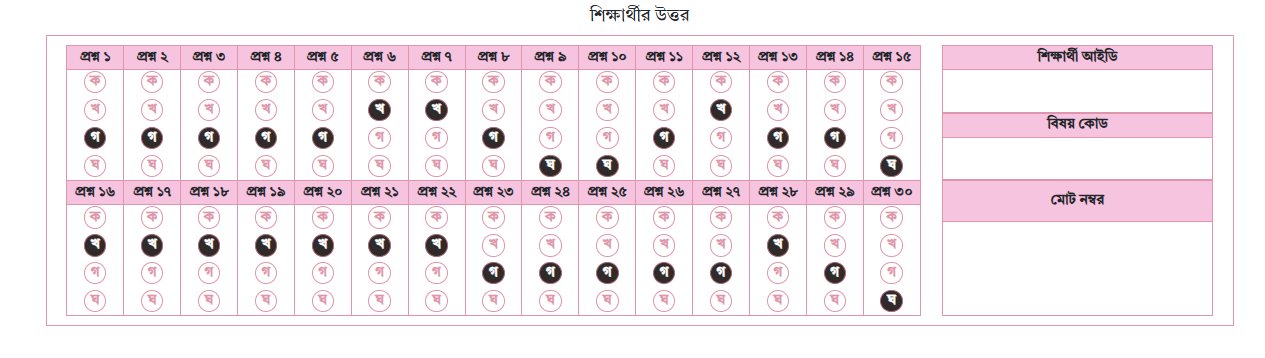
#> input picture omr5.png, 1265 x 358 px, found by its file name
$ python main-v-22.py
#> lines starting #> are read from the running program, lines starting #| are printed output that depends on the picture; after the words box and inside, x2 and y2 are one past the last pixel; in counts of white or black regions, pixels touching at a corner belong together
import cv2
import numpy as np
import os
from PIL import Image, ImageDraw, ImageFont

# --- Section 1: Image Preprocessing and Splitting ---

def display_and_split_biggest_rectangle_part(image_path):
    """
    Loads an image, finds the biggest rectangular part (assumed to be the OMR sheet),
    and splits it into the answer section (left) and info section (right),
    returning them as NumPy arrays and the bounding box of the main OMR part.

    Args:
        image_path (str): The path to the input image file.

    Returns:
        tuple: (answer_section_img, info_section_img, biggest_rect_bbox)
               where biggest_rect_bbox is (x, y, w, h) of the detected OMR sheet,
               or (None, None, None) if the image cannot be loaded or no rectangle is found.
    """
#> called with image_path = 'omr5.png'
    image = cv2.imread(image_path)
#> image is the input picture: shape (358, 1265, 3); mean B, G, R 238.9, 234.2, 244.9

    if image is None:
        print(f"❌ Error: Could not load image from {image_path}")
        return None, None, None # Return None for all on failure

    # Convert to grayscale for contour detection
    gray = cv2.cvtColor(image, cv2.COLOR_BGR2GRAY)
    # Apply binary inverse threshold to make text/marks white and background black
    # This helps in finding contours of the main OMR area. Adjust threshold if needed.
    _, thresh = cv2.threshold(gray, 200, 255, cv2.THRESH_BINARY_INV)
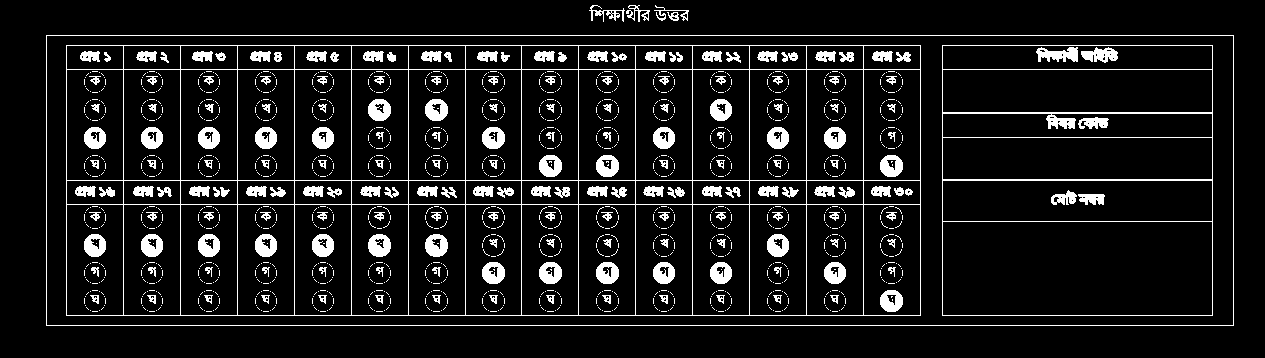
#> thresh: shape (358, 1265); 9.6% white; 1585 white regions (1389 under 20 px)

    # Find contours in the thresholded image
    contours, _ = cv2.findContours(thresh, cv2.RETR_EXTERNAL, cv2.CHAIN_APPROX_SIMPLE)
#> contours = 5 contours; box (x1, y1, x2, y2) and area: (46, 35, 1234, 326) 344230, (589, 5, 625, 22) 130, (626, 5, 650, 22) 106, (654, 5, 689, 21) 64, (667, 12, 679, 21) 56

    biggest_rect_bbox = None
    max_area = 0

    # Iterate through contours to find the largest quadrilateral (rectangle)
    for contour in contours:
        perimeter = cv2.arcLength(contour, True)
        # Approximate the contour to a polygon. 0.02 * perimeter is a common epsilon.
        approx = cv2.approxPolyDP(contour, 0.02 * perimeter, True)

        # Check if the approximated contour has 4 vertices (a quadrilateral)
        # and if its area is significant enough to be considered the OMR sheet.
        # Area threshold (1000) might need adjustment based on image resolution.
        if len(approx) == 4 and cv2.contourArea(approx) > 1000:
            x, y, w, h = cv2.boundingRect(approx) # Get bounding rectangle coordinates
            area = w * h
            if area > max_area: # Keep track of the biggest rectangle found
                max_area = area
                biggest_rect_bbox = (x, y, w, h)
#> this loop made 5 passes
#> (perimeter, approx, x, y, w, h, area, max_area) on pass 1: (2954, [[46, 35], [46, 325], [1233, 325], [1233, 35]], 46, 35, 1188, 291, 345708, 345708)
#> after the loop, max_area = 345708

    if biggest_rect_bbox:
        x, y, w, h = biggest_rect_bbox
        # Crop the biggest rectangular part from the original image
        rectangular_part = image[y:y + h, x:x + w]
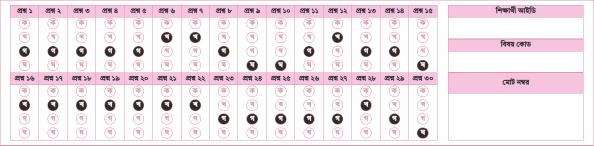
#> rectangular_part: shape (291, 1188, 3) (shown at 1/2 size); mean B, G, R 234.1, 228.1, 242.1

        # Split into initial answer section (left 75% width) and info section (right 25% width)
        # These percentages are assumptions based on typical OMR layouts and might need tuning.
        answer_section_with_outer = rectangular_part[:, 0:int(0.75 * w)]
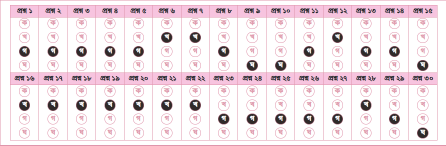
#> answer_section_with_outer: shape (291, 891, 3) (shown at 1/2 size); mean B, G, R 232, 226.6, 239.8
        info_section_with_outer = rectangular_part[:, int(0.75 * w):]

        # Function to find the main content within a section (removing surrounding white borders)
        def crop_white_borders(section_image):
            if section_image is None or section_image.size == 0:
                return section_image, (0, 0, 0, 0) # Return empty if input is empty
            gray_section = cv2.cvtColor(section_image, cv2.COLOR_BGR2GRAY)
            # Re-threshold the section to find its internal content
            _, thresh_section = cv2.threshold(gray_section, 200, 255, cv2.THRESH_BINARY_INV)
            contours_section, _ = cv2.findContours(thresh_section, cv2.RETR_EXTERNAL, cv2.CHAIN_APPROX_SIMPLE)

            if contours_section:
                # Find the largest contour within the section and crop to its bounding box
                largest_contour_section = max(contours_section, key=cv2.contourArea)
                x_sec, y_sec, w_sec, h_sec = cv2.boundingRect(largest_contour_section)
                cropped_img = section_image[y_sec:y_sec + h_sec, x_sec:x_sec + w_sec]
                return cropped_img, (x_sec, y_sec, w_sec, h_sec)
            return section_image, (0, 0, section_image.shape[1], section_image.shape[0]) # Return original if no significant contours found

        # Apply border cropping to both sections
        answer_section_without_outer, _ = crop_white_borders(answer_section_with_outer)
#> in crop_white_borders, `_, thresh_section = cv2.threshold(gray_section, 200, 255, cv2.THRESH_B..`:
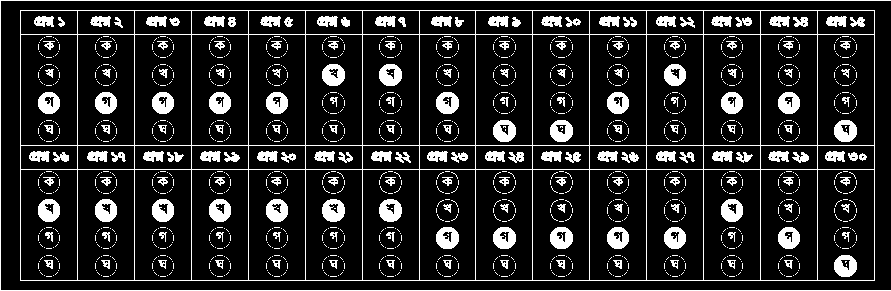
#> thresh_section: shape (291, 891); 14.4% white; 1575 white regions (1389 under 20 px)
#> in crop_white_borders, `contours_section, _ = cv2.findContours(thresh_section, cv2.RETR_EXTERN..`: contours_section = 2 contours, 1 with area under 20; largest, box (x1, y1, x2, y2) and area: (20, 10, 875, 281) 230580
#> in crop_white_borders, `largest_contour_section = max(contours_section, key=cv2.contourArea)`: largest_contour_section = [[20, 10], [20, 280], [874, 280], [874, 10]]
#> in crop_white_borders, `x_sec, y_sec, w_sec, h_sec = cv2.boundingRect(largest_contour_section)`: x_sec = 20; y_sec = 10; w_sec = 855; h_sec = 271
        info_section_without_outer, info_section_inner_bbox = crop_white_borders(info_section_with_outer) # Get inner bbox too
#> in crop_white_borders (call 2), `_, thresh_section = cv2.threshold(gray_section, 200, 255, cv2.THRESH_B..`:
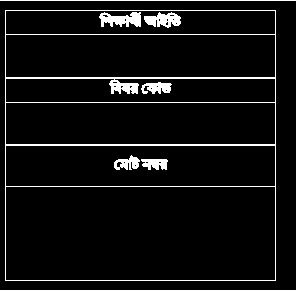
#> thresh_section: shape (291, 297); 6.5% white in thin lines or dots
#> in crop_white_borders (call 2), `contours_section, _ = cv2.findContours(thresh_section, cv2.RETR_EXTERN..`: contours_section = 2 contours, 1 with area under 20; largest, box (x1, y1, x2, y2) and area: (5, 10, 276, 281) 72900
#> in crop_white_borders (call 2), `largest_contour_section = max(contours_section, key=cv2.contourArea)`: largest_contour_section = [[5, 10], [5, 280], [275, 280], [275, 10]]
#> in crop_white_borders (call 2), `x_sec, y_sec, w_sec, h_sec = cv2.boundingRect(largest_contour_section)`: x_sec = 5; w_sec = 271
#> in crop_white_borders (call 2), `cropped_img = section_image[y_sec:y_sec + h_sec, x_sec:x_sec + w_sec]`:
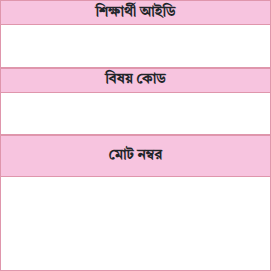
#> cropped_img: shape (271, 271, 3); mean B, G, R 238.8, 229.8, 248
#> info_section_inner_bbox = (5, 10, 271, 271)

        print("✅ Main OMR sheet sections extracted (in memory).")
        return answer_section_without_outer, info_section_without_outer, biggest_rect_bbox
    else:
        print("❌ No significant rectangular OMR sheet found. Try adjusting the threshold or contour area.")
        return None, None, None # Return None for all on failure

def extract_info_sections(info_section_image):
    """
    Extracts the 'শিক্ষার্থী আইডি', 'বিষয় কোড', and 'মোট নম্বর' sections
    from the info_section_image (NumPy array) based on assumed vertical percentages.
    Returns them as NumPy arrays and their relative y-coordinates within the info_section_image.

    Note: This function is primarily for demonstrating the info section split.
    Further processing (OCR) would be needed to read the actual text/numbers.

    Args:
        info_section_image (np.array): The NumPy array of the info section.

    Returns:
        tuple: (student_id_part, subject_code_part, total_marks_part, total_marks_rel_bbox_y)
               where total_marks_rel_bbox_y is (start_y, end_y) relative to info_section_image,
               or (None, None, None, (0,0)) if the input is invalid.
    """
    if info_section_image is None or info_section_image.size == 0:
        print("❌ Error: Info section image is empty or None.")
        return None, None, None, (0,0)

    img_height, img_width, _ = info_section_image.shape

    # --- ADJUST THESE PERCENTAGES based on your OMR sheet layout ---
    # Assuming info section is divided roughly into three equal vertical parts
    # for Student ID, Subject Code, and Total Marks.
    section_height_percentage = 1 / 3 # Each section takes roughly 1/3rd height

    student_id_start_y = 0
    student_id_end_y = int(img_height * section_height_percentage)

    subject_code_start_y = student_id_end_y
    subject_code_end_y = subject_code_start_y + int(img_height * section_height_percentage)

    total_marks_start_y = subject_code_end_y
    total_marks_end_y = img_height

    student_id_part = None
    subject_code_part = None
    total_marks_part = None
    total_marks_rel_bbox_y = (0, 0) # Store relative Y coordinates for total marks section

    # Perform cropping, ensuring valid dimensions
    if student_id_end_y > student_id_start_y:
        student_id_part = info_section_image[student_id_start_y:student_id_end_y, 0:img_width]
        print("✅ Student ID section extracted (in memory).")
    else:
        print("❌ Student ID section crop failed.")

    if subject_code_end_y > subject_code_start_y:
        subject_code_part = info_section_image[subject_code_start_y:subject_code_end_y, 0:img_width]
        print("✅ Subject Code section extracted (in memory).")
    else:
        print("❌ Subject Code section crop failed.")

    if total_marks_end_y > total_marks_start_y:
        total_marks_part = info_section_image[total_marks_start_y:total_marks_end_y, 0:img_width]
        total_marks_rel_bbox_y = (total_marks_start_y, total_marks_end_y)
        print("✅ Total Marks section extracted (in memory).")
    else:
        print("❌ Total Marks section crop failed.")

    return student_id_part, subject_code_part, total_marks_part, total_marks_rel_bbox_y

def split_answer_section_horizontally(answer_section_image, num_columns=15):
    """
    Splits the answer_section_image (NumPy array) horizontally into two equal halves,
    and then each half into a specified number of columns.
    Returns all these parts as two lists of NumPy arrays (top half columns, bottom half columns).

    Args:
        answer_section_image (np.array): The NumPy array of the answer section.
        num_columns (int): The number of columns to split each half into.

    Returns:
        tuple: (top_half_cols, bottom_half_cols) as lists of NumPy arrays,
               or ([], []) if the input is invalid.
    """
    if answer_section_image is None or answer_section_image.size == 0:
        print(f"❌ Error: Answer section image is empty or None.")
        return [], [] # Return empty lists on failure

    img_height, img_width, _ = answer_section_image.shape

    middle_y = img_height // 2

    # Split into top and bottom halves
    top_half = answer_section_image[0:middle_y, 0:img_width]
    bottom_half = answer_section_image[middle_y:img_height, 0:img_width]

    print("✅ Answer section split into two halves (in memory).")

    # Split top_half into 'num_columns' columns
    # Using np.array_split to handle cases where width is not perfectly divisible by num_columns
    top_half_cols = np.array_split(top_half, num_columns, axis=1)
    print(f"✅ Top half split into {len(top_half_cols)} columns.")

    # Split bottom_half into 'num_columns' columns
    bottom_half_cols = np.array_split(bottom_half, num_columns, axis=1)
    print(f"✅ Bottom half split into {len(bottom_half_cols)} columns.")

    return top_half_cols, bottom_half_cols

# --- Section 2: Circle Detection and Option Numbering ---

def detect_filled_circles_in_segment(image_np_array, min_circle_area=200, max_circle_area=2000, min_circularity=0.7, fill_intensity_threshold=150):
    """
    Detects filled circles in a given image segment (NumPy array).
    Assigns option numbers (1, 2, 3, 4...) based on vertical position of the circles.
    Before detection, the top 18% of the image is cropped to remove question numbers.

    Args:
        image_np_array (np.array): The image segment (NumPy array) to process.
        min_circle_area (int): Minimum area for a contour to be considered a circle.
        max_circle_area (int): Maximum area for a contour to be considered a circle.
        min_circularity (float): Minimum circularity (0 to 1, 1 is perfect circle).
        fill_intensity_threshold (int): Max mean pixel intensity for a circle to be considered filled (0-255).

    Returns:
        tuple: (selected_option_numbers, all_option_details)
            - selected_option_numbers (list): A list of integers representing the numbers of the selected options within this segment.
            - all_option_details (list): A list of dictionaries, each containing
                                            {'option_num': int, 'center': (x, y), 'radius': int, 'is_filled': bool}
                                            for all detected circular regions, sorted by y-coordinate.
    """
    if image_np_array is None or image_np_array.size == 0:
        return [], []

    # Crop the top 18% of the image to remove question numbers
    img_height, img_width, _ = image_np_array.shape
    crop_top_percentage = 0.18
    crop_start_y = int(img_height * crop_top_percentage)
    cropped_image_np_array = image_np_array[crop_start_y:img_height, 0:img_width]

    if cropped_image_np_array.size == 0:
        return [], []

    # Convert cropped image to grayscale for processing
    gray = cv2.cvtColor(cropped_image_np_array, cv2.COLOR_BGR2GRAY)

    # Apply adaptive thresholding to enhance circles.
    thresh = cv2.adaptiveThreshold(gray, 255, cv2.ADAPTIVE_THRESH_GAUSSIAN_C,
                                   cv2.THRESH_BINARY_INV, 11, 2)

    # Find contours in the thresholded image
    contours, _ = cv2.findContours(thresh.copy(), cv2.RETR_EXTERNAL,
                                   cv2.CHAIN_APPROX_SIMPLE)

    potential_options = []

    # Loop over the found contours to identify potential circles
    for c in contours:
        # Calculate perimeter and approximate polygon
        peri = cv2.arcLength(c, True)
        approx = cv2.approxPolyDP(c, 0.04 * peri, True)
        area = cv2.contourArea(c)

        # Filter contours based on shape (number of vertices for a circle-like shape)
        # and size (area constraints).
        if len(approx) > 5 and area > min_circle_area and area < max_circle_area:
            # Get the minimum enclosing circle for the contour
            (x, y), radius = cv2.minEnclosingCircle(c)
            center = (int(x), int(y))
            radius = int(radius)

            # Calculate circularity to ensure it's round
            if peri > 0:
                circularity = (4 * np.pi * area) / (peri ** 2)
            else:
                circularity = 0

            if circularity > min_circularity:
                # Create a mask for the inner region of the detected circle
                mask = np.zeros(gray.shape, dtype=np.uint8)
                # Draw a slightly smaller filled circle on the mask to avoid border noise
                cv2.circle(mask, center, radius - 2, (255), -1)

                # Calculate the mean intensity of the original grayscale image within this mask.
                # A lower mean intensity means the area is darker (filled mark).
                mean_intensity = cv2.mean(gray, mask=mask)[0]

                is_filled = False
                # If the mean intensity is below the threshold, consider it filled.
                if mean_intensity < fill_intensity_threshold:
                    is_filled = True

                potential_options.append({
                    # Adjust center y-coordinate back to original segment's frame
                    'center': (center[0], center[1] + crop_start_y),
                    'radius': radius,
                    'is_filled': is_filled,
                    'mean_intensity': mean_intensity # Useful for debugging/tuning
                })

    # Sort the potential options by their y-coordinate to assign numbers vertically (1, 2, 3, ...)
    potential_options.sort(key=lambda opt: opt['center'][1])

    all_option_details = []
    selected_option_numbers = []

    # Assign option numbers and collect selected ones
    for option_num, opt in enumerate(potential_options, 1):
        option_detail = {
            'option_num': option_num,
            'center': opt['center'],
            'radius': opt['radius'],
            'is_filled': opt['is_filled']
        }
        all_option_details.append(option_detail)
        if opt['is_filled']:
            selected_option_numbers.append(option_num)

    return selected_option_numbers, all_option_details

# --- Section 3: Main Execution ---

if __name__ == "__main__":
    # Specify the path to your OMR image
    original_omr_image_path = "omr5.png" # Make sure this image exists in the same directory

    print("--- Starting OMR Sheet Processing ---")

    # Define the correct answers for each question/column.
    # The keys should match the column keys generated by the script (e.g., 'Top_Col_1', 'Bottom_Col_1').
    # The values should be a list containing the correct option number(s) for that question.
    # IMPORTANT: REPLACE THESE WITH YOUR ACTUAL CORRECT ANSWERS.
    correct_answers = {
        'Top_Col_1': [1],
        'Top_Col_2': [2],
        'Top_Col_3': [3],
        'Top_Col_4': [4],
        'Top_Col_5': [3],
        'Top_Col_6': [2],
        'Top_Col_7': [2],
        'Top_Col_8': [3],
        'Top_Col_9': [3],
        'Top_Col_10': [4],
        'Top_Col_11': [3],
        'Top_Col_12': [2],
        'Top_Col_13': [2],
        'Top_Col_14': [2],
        'Top_Col_15': [2],
        'Bottom_Col_1': [1],
        'Bottom_Col_2': [2],
        'Bottom_Col_3': [3],
        'Bottom_Col_4': [3],
        'Bottom_Col_5': [1],
        'Bottom_Col_6': [1],
        'Bottom_Col_7': [1],
        'Bottom_Col_8': [1], # Assuming an answer for this one, as your output was empty
        'Bottom_Col_9': [2],
        'Bottom_Col_10': [2],
        'Bottom_Col_11': [2],
        'Bottom_Col_12': [1],
        'Bottom_Col_13': [2],
        'Bottom_Col_14': [3],
        'Bottom_Col_15': [4]
    }

    # Initialize total marks
    total_marks_gained = 0

    # Step 1: Extract the main answer and info sections from the OMR sheet,
    # and get the bounding box of the overall OMR part.
    answer_section_img, info_section_img, omr_bbox = display_and_split_biggest_rectangle_part(original_omr_image_path)
#> omr_bbox = (46, 35, 1188, 291)

    # Dictionary to store all detected selected options
    all_selected_options_by_column = {}

    # Load the original OMR image for drawing annotations
    omr_image_for_drawing = None
    try:
        omr_image_for_drawing = cv2.imread(original_omr_image_path)
        if omr_image_for_drawing is None:
            raise FileNotFoundError(f"Image not found at {original_omr_image_path} for drawing.")
    except Exception as e:
        print(f"❌ Error loading image for drawing: {e}")


    if answer_section_img is not None and answer_section_img.size > 0 and omr_image_for_drawing is not None:
        print("\n--- Splitting Answer Section into Halves and then Columns ---")
        answer_top_half_cols, answer_bottom_half_cols = split_answer_section_horizontally(answer_section_img, num_columns=15)
#> in split_answer_section_horizontally, `bottom_half = answer_section_image[middle_y:img_height, 0:img_width]`:
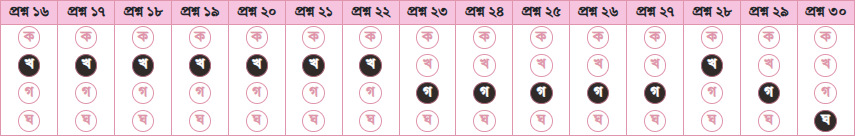
#> bottom_half: shape (136, 855, 3); mean B, G, R 229.5, 223.5, 237.9
#> in split_answer_section_horizontally, `top_half_cols = np.array_split(top_half, num_columns, axis=1)`: top_half_cols = 15 items
#| ✅ Top half split into 15 columns.
#> (the rest of the program and of its run is left out)
